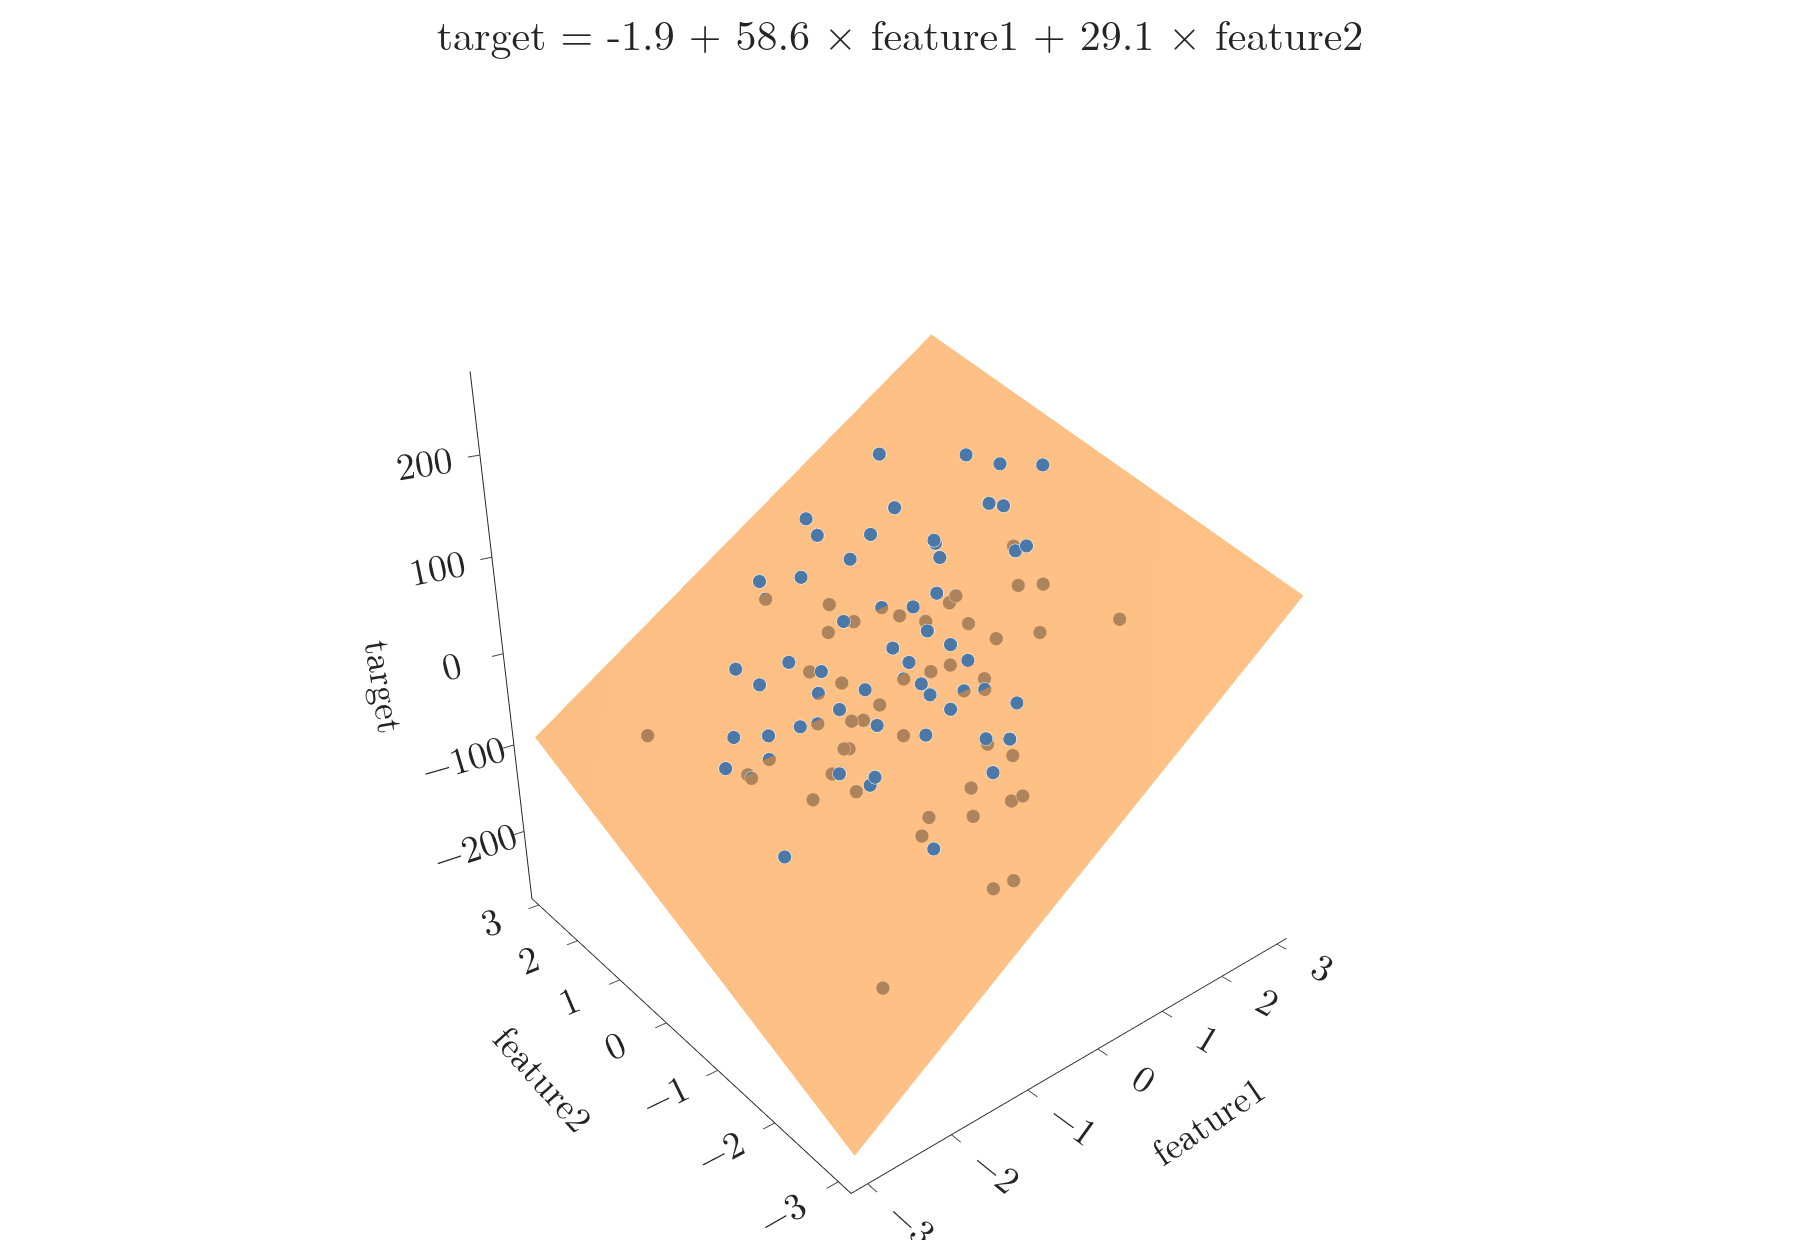

Write Python code to recreate this figure.
"""Multiple linear regression with two inputs: 100 points in 3D and the fitted plane (Plotly).
Data from make_regression with a fixed seed so the numbers repeat."""
from pathlib import Path
import numpy as np
import plotly.graph_objects as go
from sklearn.datasets import make_regression
from sklearn.linear_model import LinearRegression
from sklearn.metrics import mean_absolute_error, mean_squared_error, r2_score
from sklearn.model_selection import train_test_split

here = Path(__file__).parent
X, y = make_regression(n_samples=100, n_features=2, n_informative=2, noise=50, random_state=7)
X_train, X_test, y_train, y_test = train_test_split(X, y, test_size=0.2, random_state=3)
lr = LinearRegression().fit(X_train, y_train)
p = lr.predict(X_test)
print("coef", lr.coef_.round(3), "intercept", round(lr.intercept_, 3))
print("MAE", round(mean_absolute_error(y_test, p), 2), "MSE", round(mean_squared_error(y_test, p), 1),
      "R2", round(r2_score(y_test, p), 3))
g = np.linspace(-3, 3, 20)
G1, G2 = np.meshgrid(g, g)
Z = lr.intercept_ + lr.coef_[0] * G1 + lr.coef_[1] * G2
fig = go.Figure()
fig.add_trace(go.Surface(x=G1, y=G2, z=Z, colorscale=[[0, "#F58518"], [1, "#F58518"]], opacity=0.55, showscale=False))
fig.add_trace(go.Scatter3d(x=X[:, 0], y=X[:, 1], z=y, mode="markers",
                           marker=dict(size=4, color="#4C78A8", line=dict(width=0.5, color="white"))))
fig.update_layout(template="simple_white", width=900, height=620, showlegend=False,
                  font=dict(family="Latin Modern Roman", size=15), margin=dict(l=0, r=0, t=50, b=0), scene_aspectmode="cube",
                  title=dict(text=f"target = {lr.intercept_:.1f} + {lr.coef_[0]:.1f} × feature1 + "
                                  f"{lr.coef_[1]:.1f} × feature2", x=0.5),
                  scene=dict(xaxis_title="feature1", yaxis_title="feature2", zaxis_title="target",
                             camera=dict(eye=dict(x=-1.4, y=-1.7, z=0.9))))
fig.write_image(here / "plane.png", scale=2)
fig.write_image(here / "plane.pdf")
